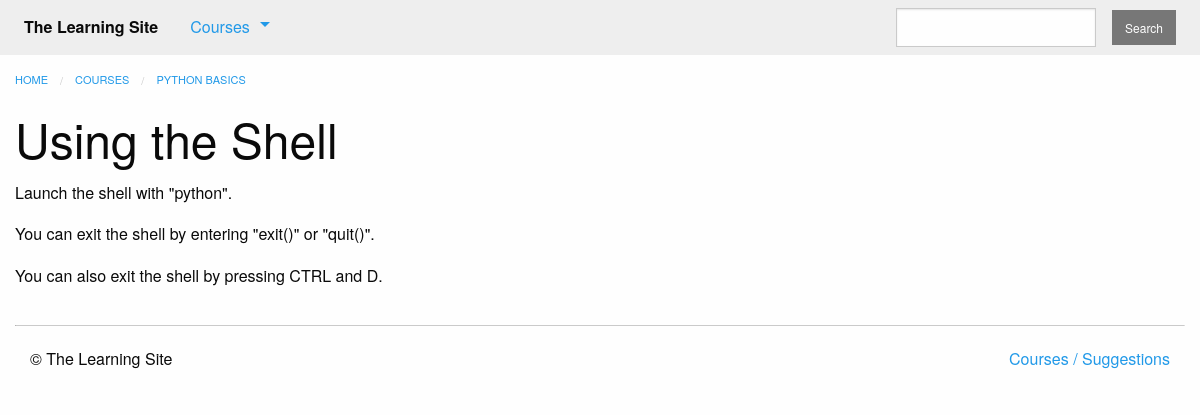
The page /courses/1/t2/ on the database as committed earlier.
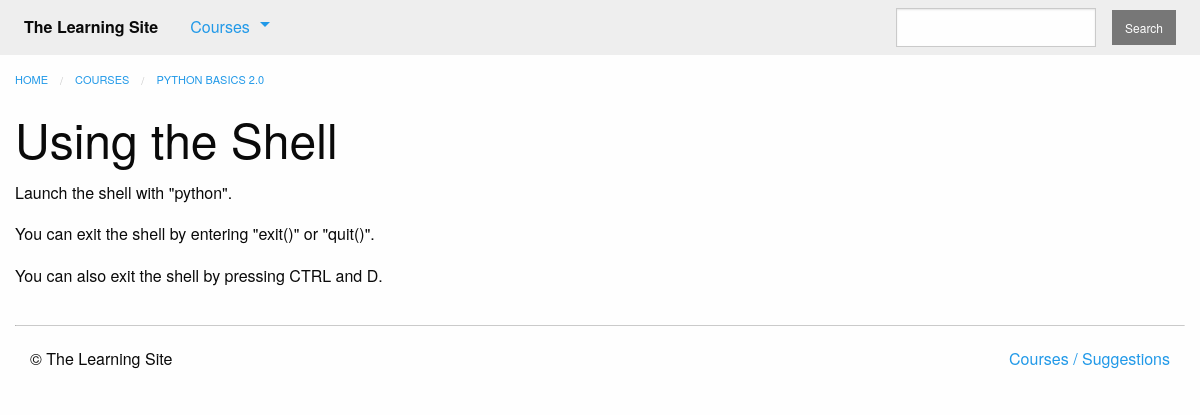
The same page on the database as committed later.
### courses/models.py (models this page shows, shortened)
class Step(models.Model):
    title = models.CharField(max_length=255)
    description = models.TextField()
    order = models.IntegerField(default=0)
    course = models.ForeignKey(Course, on_delete=models.CASCADE)
    class Meta:
        abstract = True
        ordering = ['order', ]

class Text(Step):
    content = models.TextField(blank=True, default='')

class Course(models.Model):
    created_at = models.DateTimeField(auto_now_add=True)
    title = models.CharField(max_length=255)
    description = models.TextField()
    teacher = models.ForeignKey(User, on_delete=models.CASCADE)
    subject = models.CharField(default='', max_length=100)
    published = models.BooleanField(default=False)

### courses/views.py (the view)
# urls.py: path('<int:course_pk>/t<int:step_pk>/', views.text_detail, name='text'),
def text_detail(request, course_pk, step_pk):
    step = get_object_or_404(models.Text, course_id=course_pk, pk=step_pk, course__published=True)
    return render(request, 'courses/text_detail.html', {'step': step})

### courses/templatetags/course_extras.py (called while the page is built)
@register.inclusion_tag('courses/course_nav.html')
def nav_courses_list():
    courses = Course.objects.filter(published=True)[:5]
    return {'courses': courses}

@register.filter('markdown_to_html')
def markdown_to_html(markdown_text):
    html_body = markdown2.markdown(markdown_text)
    return mark_safe(html_body)

### courses/templates/courses/text_detail.html (shortened to what this page needs)
{% extends "courses/layout.html" %}
{% load course_extras %}
{% block breadcrumbs %}
    <li><a href="{% url 'courses:detail' pk=step.course.pk %}">{{ step.course.title }}</a></li>
{% endblock %}
{% block content %}
    <div class="row columns">
        <article>
            {{ block.super }}
            <h1>{{ step.title }}</h1>
            {{ step.content|markdown_to_html }}
        </article>
    </div>
{% endblock %}

Rows that differ between the two databases and show on the page:
changed through a linked row, Text "Using the Shell": course "PYTHON BASICS" → "PYTHON BASICS 2.0"
